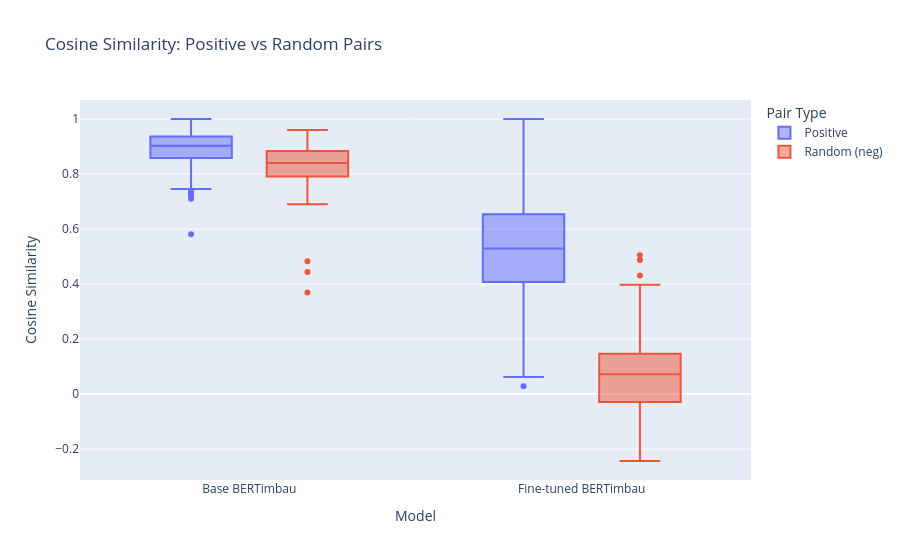

Notebook source saved alongside this figure:
### Code cell
rows = []
for label, sims in [("Base — Positive", base_pos_sims), ("Base — Random (neg)", base_neg_sims)]:
    for s in sims:
        rows.append({"model": "Base BERTimbau", "pair_type": label.split(" — ")[1], "cosine_sim": float(s)})

if fine_tuned_pos_sims is not None:
    for label, sims in [("Fine-tuned — Positive", fine_tuned_pos_sims), ("Fine-tuned — Random (neg)", fine_tuned_neg_sims)]:
        for s in sims:
            rows.append({"model": "Fine-tuned BERTimbau", "pair_type": label.split(" — ")[1], "cosine_sim": float(s)})

df_sim = pd.DataFrame(rows)

fig = px.box(
    df_sim,
    x="model", y="cosine_sim", color="pair_type",
    title="Cosine Similarity: Positive vs Random Pairs",
    labels={"cosine_sim": "Cosine Similarity", "model": "Model", "pair_type": "Pair Type"},
    points="outliers",
)
fig.show()

### Figure 1 — Plotly figure (JSON) as saved in the notebook; plotly's stock layout.template omitted (floating-point values rounded to 4 significant figures; data arrays with more than 128 entries replaced by an {"elided": "..."} marker saying what was removed)
{"data": [{"alignmentgroup": "True", "boxpoints": "outliers", "hovertemplate": "Pair Type=Positive<br>Model=%{x}<br>Cosine Similarity=%{y}<extra></extra>", "legendgroup": "Positive", "marker": {"color": "#636efa"}, "name": "Positive", "notched": false, "offsetgroup": "Positive", "orientation": "v", "showlegend": true, "type": "box", "x": {"elided": "400 str values"}, "x0": " ", "xaxis": "x", "y": {"elided": "400 float values"}, "y0": " ", "yaxis": "y"}, {"alignmentgroup": "True", "boxpoints": "outliers", "hovertemplate": "Pair Type=Random (neg)<br>Model=%{x}<br>Cosine Similarity=%{y}<extra></extra>", "legendgroup": "Random (neg)", "marker": {"color": "#EF553B"}, "name": "Random (neg)", "notched": false, "offsetgroup": "Random (neg)", "orientation": "v", "showlegend": true, "type": "box", "x": {"elided": "400 str values"}, "x0": " ", "xaxis": "x", "y": {"elided": "400 float values"}, "y0": " ", "yaxis": "y"}], "layout": {"boxmode": "group", "legend": {"title": {"text": "Pair Type"}, "tracegroupgap": 0}, "title": {"text": "Cosine Similarity: Positive vs Random Pairs"}, "xaxis": {"anchor": "y", "domain": [0, 1], "title": {"text": "Model"}}, "yaxis": {"anchor": "x", "domain": [0, 1], "title": {"text": "Cosine Similarity"}}}}
